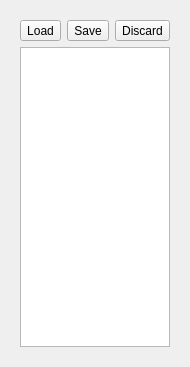
                             <widget class="QWidget" name="TabUISettings">
                              <property name="geometry">
                               <rect>
                                <x>0</x>
                                <y>0</y>
                                <width>119</width>
                                <height>364</height>
                               </rect>
                              </property>
                              <attribute name="label">
                               <string>UI settings</string>
                              </attribute>
                              <layout class="QVBoxLayout" name="verticalLayout_853">
                               <item>
                                <widget class="QWidget" name="widget_358" native="true">
                                 <layout class="QVBoxLayout" name="verticalLayout_254">
                                  <item>
                                   <layout class="QHBoxLayout" name="horizontalLayout_1189">
                                    <item>
                                     <widget class="QToolButton" name="VisibleToolsLoadButton">
                                      <property name="toolTip">
                                       <string>Load UI settings from file</string>
                                      </property>
                                      <property name="text">
                                       <string>Load</string>
                                      </property>
                                      <property name="icon">
                                       <iconset resource="../qrc/photivo.qrc">
                                        <normaloff>:/dark/icons/document-open.png</normaloff>:/dark/icons/document-open.png</iconset>
                                      </property>
                                      <property name="iconSize">
                                       <size>
                                        <width>14</width>
                                        <height>14</height>
                                       </size>
                                      </property>
                                     </widget>
                                    </item>
                                    <item>
                                     <widget class="QToolButton" name="VisibleToolsSaveButton">
                                      <property name="toolTip">
                                       <string>Save UI settings to file</string>
                                      </property>
                                      <property name="text">
                                       <string>Save</string>
                                      </property>
                                      <property name="icon">
                                       <iconset resource="../qrc/photivo.qrc">
                                        <normaloff>:/dark/icons/document-save.png</normaloff>:/dark/icons/document-save.png</iconset>
                                      </property>
                                      <property name="iconSize">
                                       <size>
                                        <width>14</width>
                                        <height>14</height>
                                       </size>
                                      </property>
                                     </widget>
                                    </item>
                                    <item>
                                     <spacer name="horizontalSpacer_150">
                                      <property name="orientation">
                                       <enum>Qt::Horizontal</enum>
                                      </property>
                                      <property name="sizeHint" stdset="0">
                                       <size>
                                        <width>40</width>
                                        <height>20</height>
                                       </size>
                                      </property>
                                     </spacer>
                                    </item>
                                    <item>
                                     <widget class="QToolButton" name="VisibleToolsDiscardButton">
                                      <property name="toolTip">
                                       <string>Discard all changes</string>
                                      </property>
                                      <property name="text">
                                       <string>Discard</string>
                                      </property>
                                      <property name="icon">
                                       <iconset resource="../qrc/photivo.qrc">
                                        <normaloff>:/dark/icons/dialog-cancel.png</normaloff>:/dark/icons/dialog-cancel.png</iconset>
                                      </property>
                                      <property name="iconSize">
                                       <size>
                                        <width>14</width>
                                        <height>14</height>
                                       </size>
                                      </property>
                                     </widget>
                                    </item>
                                   </layout>
                                  </item>
                                  <item>
                                   <widget class="QTreeView" name="VisibleToolsView">
                                    <property name="minimumSize">
                                     <size>
                                      <width>0</width>
                                      <height>300</height>
                                     </size>
                                    </property>
                                    <property name="selectionMode">
                                     <enum>QAbstractItemView::NoSelection</enum>
                                    </property>
                                    <attribute name="headerVisible">
                                     <bool>false</bool>
                                    </attribute>
                                   </widget>
                                  </item>
                                 </layout>
                                </widget>
                               </item>
                              </layout>
                             </widget>
